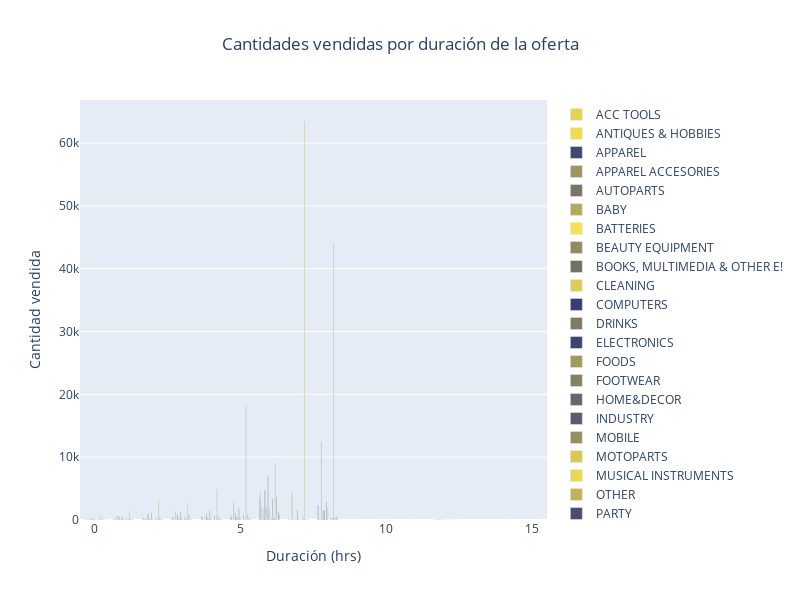

The notebook cell saved with this chart:
### Code cell
fig = go.Figure()
scatter_ofertas = ofertas_relampagos_df.groupby(['DURATION_HRS','DOM_DOMAIN_AGG1'])['SOLD_QUANTITY'].sum().to_frame().reset_index()

n_colors = len(ofertas_relampagos_df.DOM_DOMAIN_AGG1.unique())
cmap = mcolors.LinearSegmentedColormap.from_list("my_cmap", ['#2e3273', '#fbe74d'], N=n_colors)
colors = [mcolors.to_hex(cmap(i / (n_colors - 1))) for i in range(n_colors)]

color_map = dict(zip(ofertas_relampagos_df.DOM_DOMAIN_AGG1.unique(),colors))
scatter_ofertas['COLOR'] = scatter_ofertas.DOM_DOMAIN_AGG1.map(color_map)
for k in scatter_ofertas.DOM_DOMAIN_AGG1.unique():
    df_filtrado = scatter_ofertas[scatter_ofertas.DOM_DOMAIN_AGG1==k]
    fig.add_trace(go.Bar(x=df_filtrado.DURATION_HRS,y=df_filtrado.SOLD_QUANTITY,name=k,marker_color=df_filtrado.COLOR.values[0]))
fig.update_layout(title_text='Cantidades vendidas por duración de la oferta', title_x=0.5,width=800,height=600,xaxis_title='Duración (hrs)',yaxis_title='Cantidad vendida')

### Figure 1 — Plotly figure (JSON) as saved in the notebook; plotly's stock layout.template omitted (floating-point values rounded to 4 significant figures)
{"data": [{"marker": {"color": "#e4d251"}, "name": "ACC TOOLS", "type": "bar", "x": [0, 3, 4, 5, 6], "y": [8, 10, 5, 5, 143]}, {"marker": {"color": "#efdd4f"}, "name": "ANTIQUES & HOBBIES", "type": "bar", "x": [0, 6], "y": [0, 10]}, {"marker": {"color": "#45476f"}, "name": "APPAREL", "type": "bar", "x": [0, 1, 2, 3, 4, 5, 6, 7, 8, 12], "y": [19, 97, 243, 307, 600, 455, 3663, 135, 2303, 23]}, {"marker": {"color": "#9d945e"}, "name": "APPAREL ACCESORIES", "type": "bar", "x": [0, 1, 2, 3, 4, 5, 6, 7, 8, 12], "y": [15, 116, 315, 462, 517, 843, 4777, 18, 544, 47]}, {"marker": {"color": "#7a7565"}, "name": "AUTOPARTS", "type": "bar", "x": [0, 1, 2, 3, 4, 5, 6, 7, 8, 12], "y": [59, 187, 276, 345, 372, 448, 2113, 15, 31, 20]}, {"marker": {"color": "#b5a95a"}, "name": "BABY", "type": "bar", "x": [0, 3, 4, 5, 6, 7, 8], "y": [0, 11, 7, 19, 174, 14, 179]}, {"marker": {"color": "#f5e24e"}, "name": "BATTERIES", "type": "bar", "x": [0, 1, 2, 4, 5, 6, 8], "y": [0, 19, 15, 10, 53, 78, 8]}, {"marker": {"color": "#928a61"}, "name": "BEAUTY EQUIPMENT", "type": "bar", "x": [0, 1, 2, 3, 4, 5, 6, 7, 8, 10, 12], "y": [78, 655, 275, 1395, 417, 2798, 1773, 4455, 12430, 1, 23]}, {"marker": {"color": "#747066"}, "name": "BOOKS, MULTIMEDIA & OTHER E!", "type": "bar", "x": [0, 2, 3, 4, 5, 6, 8, 12], "y": [0, 5, 25, 15, 33, 245, 16, 1]}, {"marker": {"color": "#decd52"}, "name": "CLEANING", "type": "bar", "x": [0, 1, 2, 3, 4, 5, 6, 7, 8, 12], "y": [2, 84, 175, 37, 111, 94, 314, 21, 357, 2]}, {"marker": {"color": "#3a3c71"}, "name": "COMPUTERS", "type": "bar", "x": [0, 1, 2, 3, 4, 5, 6, 7, 8, 12], "y": [208, 563, 1001, 920, 930, 1115, 4788, 66, 1508, 66]}, {"marker": {"color": "#807a64"}, "name": "DRINKS", "type": "bar", "x": [0, 1, 3, 4, 5, 6, 7, 8], "y": [0, 18, 16, 17, 15, 46, 1, 6]}, {"marker": {"color": "#404270"}, "name": "ELECTRONICS", "type": "bar", "x": [0, 1, 2, 3, 4, 5, 6, 7, 8, 10, 12, 14], "y": [64, 156, 181, 331, 291, 488, 2019, 31, 1587, 0, 9, 0]}, {"marker": {"color": "#a3995d"}, "name": "FOODS", "type": "bar", "x": [0, 1, 2, 3, 4, 5, 6, 7, 8, 12], "y": [23, 62, 13, 56, 116, 88, 839, 17, 22, 2]}, {"marker": {"color": "#868063"}, "name": "FOOTWEAR", "type": "bar", "x": [0, 1, 2, 3, 4, 5, 6, 7, 8, 12], "y": [20, 10, 100, 114, 120, 184, 1403, 20, 143, 6]}, {"marker": {"color": "#696668"}, "name": "HOME&DECOR", "type": "bar", "x": [0, 1, 2, 3, 4, 5, 6, 7, 8, 12], "y": [335, 544, 1172, 1263, 1469, 1926, 6925, 1642, 2903, 90]}, {"marker": {"color": "#5d5b6a"}, "name": "INDUSTRY", "type": "bar", "x": [0, 1, 2, 3, 4, 5, 6, 7, 8, 9, 12], "y": [39, 77, 90, 214, 169, 238, 1121, 252, 631, 0, 0]}, {"marker": {"color": "#978f5f"}, "name": "MOBILE", "type": "bar", "x": [0, 1, 2, 3, 4, 5, 6, 7, 8, 9, 11, 12, 15], "y": [64, 194, 193, 300, 324, 392, 1830, 201, 1980, 1, 18, 14, 0]}, {"marker": {"color": "#d8c854"}, "name": "MOTOPARTS", "type": "bar", "x": [0, 1, 2, 3, 4, 5, 6, 7, 8, 12], "y": [21, 19, 17, 33, 79, 69, 499, 53, 13, 0]}, {"marker": {"color": "#e9d750"}, "name": "MUSICAL INSTRUMENTS", "type": "bar", "x": [0, 3, 6, 8], "y": [0, 5, 12, 0]}, {"marker": {"color": "#c0b358"}, "name": "OTHER", "type": "bar", "x": [0, 1, 4, 6, 8], "y": [0, 4, 6, 22, 0]}, {"marker": {"color": "#4b4c6e"}, "name": "PARTY", "type": "bar", "x": [0, 1, 2, 3, 4, 5, 6, 12], "y": [14, 41, 5, 41, 27, 19, 352, 3]}, {"marker": {"color": "#57566b"}, "name": "PERSONAL CARE", "type": "bar", "x": [0, 1, 2, 3, 4, 5, 6, 7, 8, 12], "y": [48, 267, 292, 408, 617, 738, 3381, 89, 291, 13]}, {"marker": {"color": "#bbae59"}, "name": "PERSONAL HYGIENE", "type": "bar", "x": [0, 1, 2, 3, 4, 5, 6, 7, 8, 10, 12, 14], "y": [10, 21, 28, 21, 45, 60, 539, 692, 51, 38, 2, 1]}, {"marker": {"color": "#343772"}, "name": "PET PRODUCTS", "type": "bar", "x": [0, 1, 2, 3, 5, 6, 7, 8], "y": [0, 9, 3, 11, 50, 206, 4, 32]}, {"marker": {"color": "#2e3273"}, "name": "PETS FOOD", "type": "bar", "x": [0, 1, 2, 3, 4, 5, 6, 7, 8, 9, 12], "y": [103, 110, 120, 154, 118, 139, 193, 204, 304, 6, 0]}, {"marker": {"color": "#a99f5c"}, "name": "PHARMACEUTICS", "type": "bar", "x": [0, 1, 2, 3, 4, 5, 6, 7, 8, 12, 14], "y": [709, 1344, 3140, 2751, 4878, 18230, 9085, 63513, 44014, 27, 6]}, {"marker": {"color": "#d2c355"}, "name": "SECURITY", "type": "bar", "x": [0, 1, 2, 3, 4, 5, 6, 7, 8], "y": [6, 30, 81, 122, 95, 95, 410, 124, 180]}, {"marker": {"color": "#6e6b67"}, "name": "SPORTS", "type": "bar", "x": [0, 1, 2, 3, 4, 5, 6, 7, 8, 11, 12], "y": [261, 286, 495, 878, 554, 965, 3732, 66, 374, 0, 15]}, {"marker": {"color": "#afa45b"}, "name": "STATIONARY", "type": "bar", "x": [0, 1, 2, 3, 4, 5, 6, 7, 8, 12], "y": [12, 37, 111, 147, 269, 182, 1345, 0, 71, 4]}, {"marker": {"color": "#ccbe56"}, "name": "SUPLEMENTS", "type": "bar", "x": [0, 1, 3, 4, 5, 6, 7, 8, 12], "y": [0, 9, 9, 47, 19, 315, 8, 6, 0]}, {"marker": {"color": "#636169"}, "name": "TOOLS AND CONSTRUCTION", "type": "bar", "x": [0, 1, 2, 3, 4, 5, 6, 7, 8, 12], "y": [10, 46, 118, 90, 196, 266, 1296, 139, 568, 11]}, {"marker": {"color": "#51516c"}, "name": "TOYS AND GAMES", "type": "bar", "x": [0, 1, 2, 3, 4, 5, 6, 7, 8, 12], "y": [83, 49, 74, 51, 117, 130, 758, 11, 165, 5]}, {"marker": {"color": "#c6b857"}, "name": "VEHICULAR MULTIMEDIA", "type": "bar", "x": [0, 2, 3, 4, 5, 6, 8], "y": [0, 5, 15, 40, 44, 184, 0]}, {"marker": {"color": "#8c8562"}, "name": "WHEELS & TIRES", "type": "bar", "x": [0, 3, 4, 6, 8], "y": [0, 5, 5, 18, 0]}, {"marker": {"color": "#fbe74d"}, "name": "AGRO", "type": "bar", "x": [6], "y": [0]}], "layout": {"height": 600, "title": {"text": "Cantidades vendidas por duración de la oferta", "x": 0.5}, "width": 800, "xaxis": {"title": {"text": "Duración (hrs)"}}, "yaxis": {"title": {"text": "Cantidad vendida"}}}}
